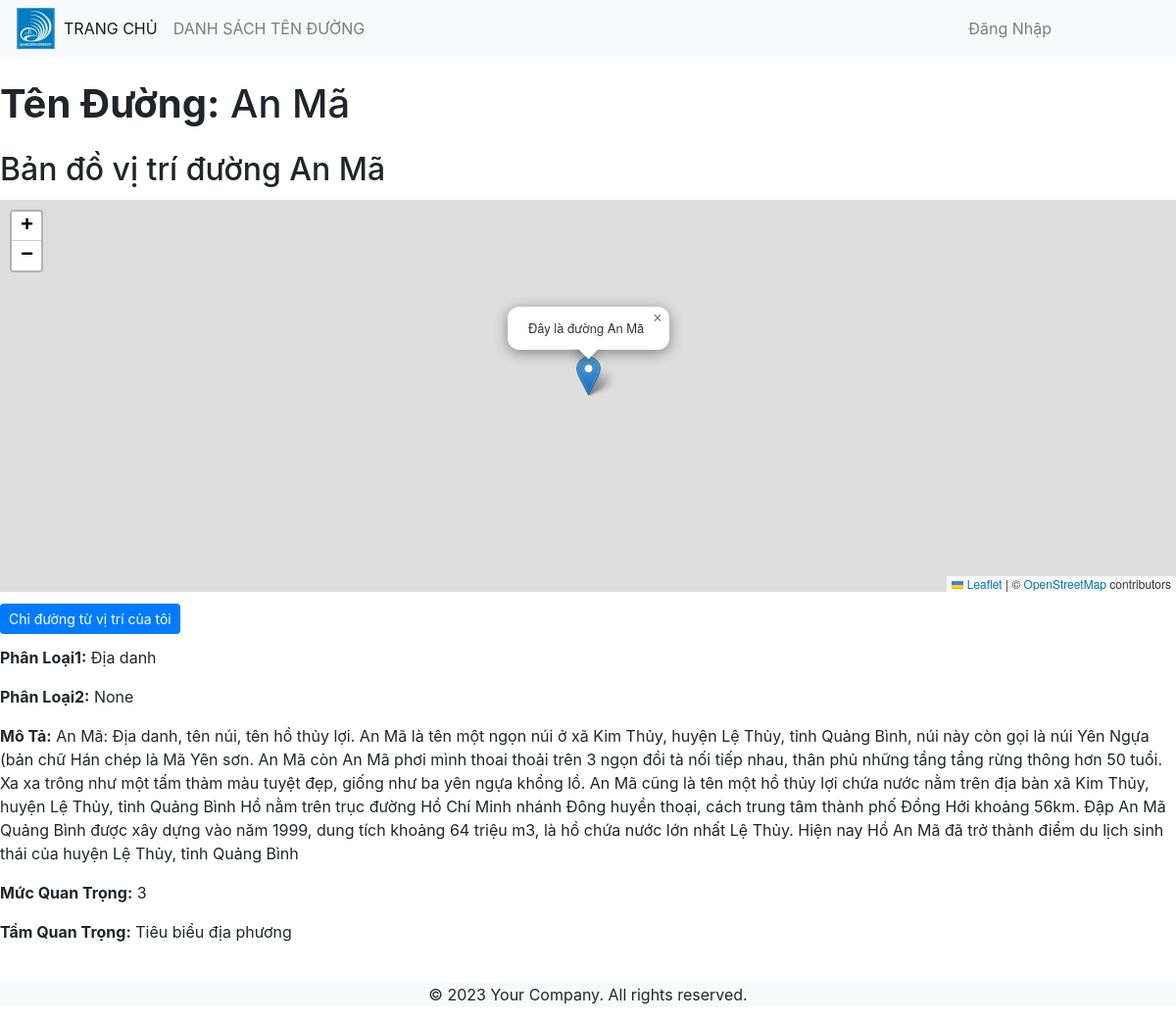
Screenshot of /street/2/ with the database file from the repository.
### duong/models.py (models this page shows, shortened)
class Street(models.Model):
    stt = models.IntegerField(blank=True, null=True)
    name = models.CharField(max_length=200)
    category = models.CharField(max_length=200, blank=True, null=True)
    category2 = models.CharField(max_length=200, blank=True, null=True)
    description = models.TextField(blank=True, null=True)
    importance_level = models.CharField(max_length=200, blank=True, null=True)
    significance = models.CharField(max_length=200, blank=True, null=True)
    longitude = models.FloatField(blank=True, null=True)
    latitude = models.FloatField(blank=True, null=True)

### duong/views.py (the view)
# urls.py: path('street/<int:pk>/', views.street_detail, name='street_detail'),
def street_detail(request, pk):
    street = get_object_or_404(Street, pk=pk)
    context = {
        'street': street
    }
    if request.user.is_authenticated:
        context['user_authenticated'] = True
    return render(request, 'streets/street_detail.html', context)

### duong/templates/streets/street_detail.html (shortened to what this page needs)
{% extends 'base_generic.html' %}
{% block content %}
  <h1 class="my-4"><strong>Tên Đường:</strong> {{ street.name }}</h1>
  <h2 class="card-title">Bản đồ vị trí đường {{ street.name }}</h2>
  <div id="map" style="height: 400px; width: 100%;"></div>
  <link rel="stylesheet" href="https://unpkg.com/leaflet/dist/leaflet.css" />
  <link rel="stylesheet" href="https://unpkg.com/leaflet-routing-machine/dist/leaflet-routing-machine.css" />
  <button class="btn btn-sm btn-primary" onclick="getCurrentLocationAndRoute()">Chỉ đường từ vị trí của tôi</button>
  <div class="row">
    <div class="col-md-12">
      <p><strong>Phân Loại1:</strong> {{ street.category }}</p>
      <p><strong>Phân Loại2:</strong> {{ street.category2 }}</p>
      <p><strong>Mô Tả:</strong> {{ street.description }}</p>
      <p><strong>Mức Quan Trọng:</strong> {{ street.importance_level }}</p>
      <p><strong>Tầm Quan Trọng:</strong> {{ street.significance }}</p>
    </div>
  </div>
{% endblock %}

### rows the page displays
Street: name "An Mã", category "Địa danh", category2 "None", description "An Mã: Địa danh, tên núi, tên hồ thủy lợi. An Mã là tên một ngọn núi ở xã Kim Thủy, huyện Lệ Thủy, tỉnh Quảng Bình, núi này còn gọi là núi Yên Ngựa (bản chữ Hán chép là Mã Yên sơn. An Mã còn An Mã phơi mình thoai thoải trên 3 ngọn đồi tà nối tiếp nhau, thân phủ những tầng tầng rừng thông hơn 50 tuổi. Xa xa trông như một tấm thảm màu tuyệt đẹp, giống như ba yên ngựa khổng lồ. An Mã cũng là tên một hồ thủy lợi chứa nước nằm trên địa bàn xã Kim Thủy, huyện Lệ Thủy, tỉnh Quảng Bình Hồ nằm trên trục đường Hồ Chí Minh nhánh Đông huyền thoại, cách trung tâm thành phố Đồng Hới khoảng 56km. Đập An Mã Quảng Bình được xây dựng vào năm 1999, dung tích khoảng 64 triệu m3, là hồ chứa nước lớn nhất Lệ…", importance_level "3", significance "Tiêu biểu địa phương"
